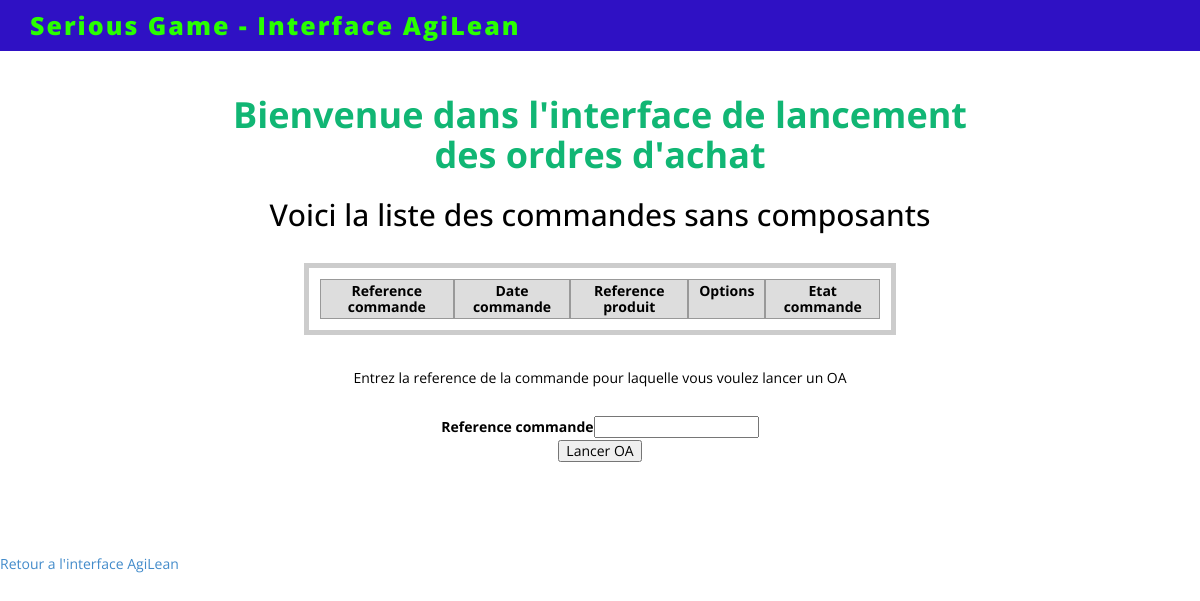
/lancer_oa, run on an earlier commit of the app's database.
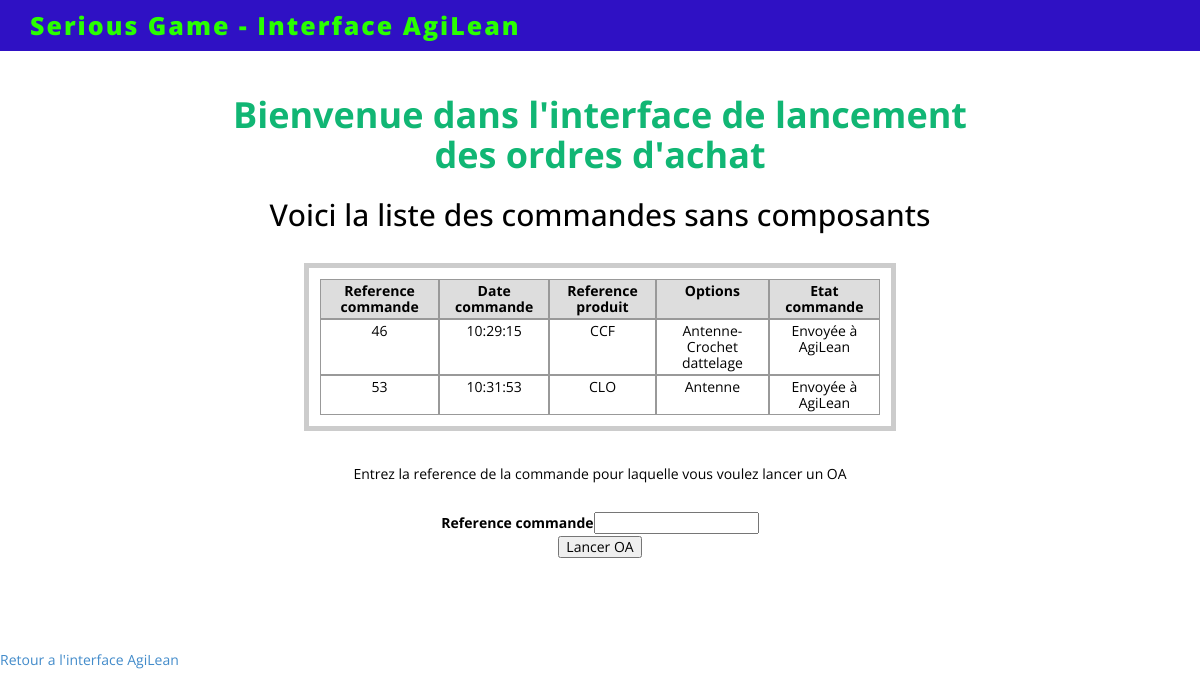
And on a later commit of the database.
### tables this page shows
CREATE TABLE "Commande" (
	`ref_commande`	INTEGER PRIMARY KEY AUTOINCREMENT,
	`Date_commande`	TEXT,
	`Date_livraison`	TEXT,
	`Ref_prod`	TEXT,
	`Etat_cmd`	TEXT,
	`Date_OF`	TEXT,
	`Date_recpKit`	TEXT,
	`Date_liv_AgiLog`	TEXT,
	`Date_ctrl_quali`	TEXT,
	`Ref_facture`	INTEGER,
	`Date_OA`	TEXT,
	`ref_opt`	TEXT
);

### exemples.py (the view, shortened to what this page needs)
@app.route('/lancer_oa', methods=['GET','POST'])
def lancer_oa():
	lignes = selection_commandes_liv("Envoyée à AgiLean")
	erreur = ""
	return render_template('lancer_oa.html',commandes = lignes, msg = erreur, ref_cmd = request.form.get('ref_cmd', ''))

### exemples.py (called while the page is built)
def connection_bdd():
    con = lite.connect('BD_serious_game.db')
    con.row_factory = lite.Row
    return con

def selection_commandes_liv(etat_cmd):
	conn = connection_bdd()
	cur = conn.cursor()
	cur.execute("SELECT ref_commande, Date_commande,Date_OA, Ref_prod, ref_opt, Etat_cmd FROM Commande WHERE Etat_cmd LIKE ? ORDER BY Date_commande ASC", (etat_cmd,))
	lignes = cur.fetchall()
	conn.close()
	return lignes

### templates/lancer_oa.html (shortened to what this page needs)
<html>
<head>
    <link href="static/assets/css/bootstrap.css" rel="stylesheet" />
    <link href="static/assets/css/font-awesome.min.css" rel="stylesheet" />
    <link rel="stylesheet" href="https://cdnjs.cloudflare.com/ajax/libs/font-awesome/4.7.0/css/font-awesome.min.css">
    <link href="static/assets/css/style.css" rel="stylesheet" />
  </head>
<body>
<div class="row main-top-margin text-center">
<div class="col-md-8 col-md-offset-2 col-sm-10 col-sm-offset-1" data-scrollreveal="enter top and move 100px, wait 0.5s">
<h1>Bienvenue dans l'interface de lancement des ordres d'achat</h1>
<h2> Voici la liste des commandes sans composants</h2>
<div class='contenu'>
	<div class="lp_table">
		<div class="lp_entetes">
			<div class="lp_entete">Reference commande</div>
			<div class="lp_entete">Date commande</div>
			<div class="lp_entete">Reference produit</div>
                        <div class="lp_entete">Options</div>
			<div class="lp_entete">Etat commande</div>
		</div>
		{% for commande in commandes %}
			<div class="lp_ligne">
				<div class="lp_cellule">{{ commande['ref_commande'] }}</div>
				<div class="lp_cellule">{{ commande['Date_commande'] }}</div>
				<div class="lp_cellule">{{ commande['Ref_prod'] }}</div>
                                <div class="lp_cellule">{{ commande['ref_opt'] }}</div>
				<div class="lp_cellule">{{ commande['Etat_cmd'] }}</div>
			</div>
		{% endfor %}
	</div>
</div>
<p> Entrez la reference de la commande pour laquelle vous voulez lancer un OA </p>
<form method='post' action='{{ url_for("lancer_oa") }}'>
<label for='ref_cmd'>Reference commande</label><input type='text'  name='ref_cmd' value='{{ ref_cmd }}'>
<br>
<input type='submit' value='Lancer OA'>
</form>
</div>
</div>
<br>
<br/><br/><a href={{url_for('agilean')}}> Retour a l'interface AgiLean<a/>
</body>
<div class="navbar navbar-inverse navbar-fixed-top">
        <div class="container">
            <div class="navbar-header">
                <a class="navbar-brand" href="#">Serious Game - Interface AgiLean</a>
            </div>
</html>

What changed in the data, as far as the page shows it:
added Commande: ref_commande "46", Date_commande "10:29:15", Ref_prod "CCF", ref_opt "Antenne-Crochet dattelage", Etat_cmd "Envoyée à AgiLean"
added Commande: ref_commande "53", Date_commande "10:31:53", Ref_prod "CLO", ref_opt "Antenne", Etat_cmd "Envoyée à AgiLean"
